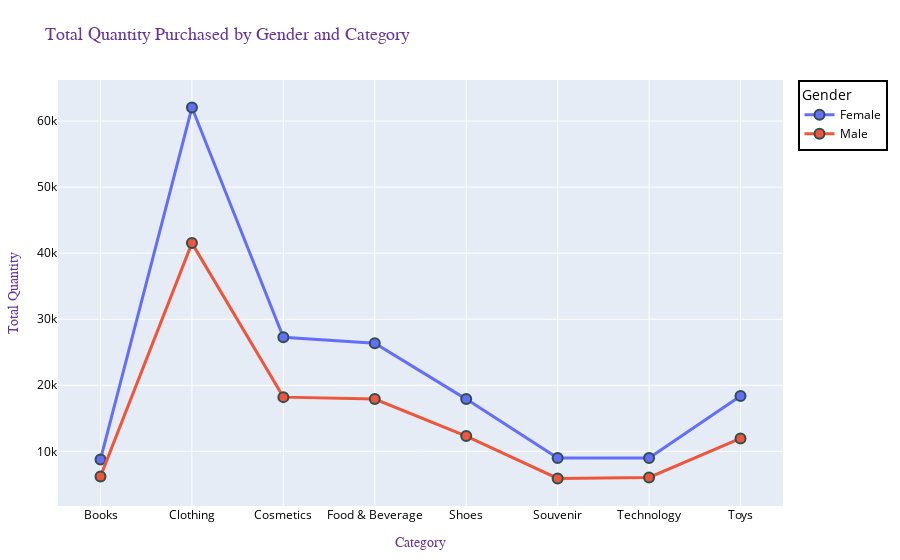

Write notebook code for a chart like this one.
### Markdown cell above
## Total Quantity Purchased By Gender Category

### Code cell
df = pd.DataFrame(data)

agg_data = df.groupby(['Gender', 'Category'], as_index=False).agg({'Quantity': 'sum'})

fig = px.line(agg_data, x='Category', y='Quantity', color='Gender', markers=True,
              title='Total Quantity Purchased by Gender and Category',
              line_shape='linear',  
              color_discrete_sequence=px.colors.qualitative.Plotly)  

fig.update_layout(
    xaxis_title='Category',
    yaxis_title='Total Quantity',
    legend_title='Gender',
    xaxis=dict(
        tickmode='array',
        tickvals=agg_data['Category'].unique(),
        ticktext=agg_data['Category'].unique(),
        title_font=dict(size=14, family='Arial', color='RebeccaPurple'),
        tickfont=dict(size=12, color='black'),
    ),
    yaxis=dict(
        title='Total Quantity',
        title_font=dict(size=14, family='Arial', color='RebeccaPurple'),
        tickfont=dict(size=12, color='black')
    ),
    title_font=dict(size=18, family='Arial', color='RebeccaPurple'),
    legend=dict(
        title='Gender',
        font=dict(size=12, color='black'),
        bordercolor='Black',
        borderwidth=2
    ),
    margin=dict(l=50, r=50, t=80, b=50)  
)

fig.update_traces(
    marker=dict(size=10, line=dict(width=2, color='DarkSlateGrey')),
    line=dict(width=3),
    hoverinfo='text+name+x+y',
    hovertemplate='<b>Category:</b> %{x}<br><b>Quantity:</b> %{y}<br><b>Gender:</b> %{color}<extra></extra>'
)

fig.update_traces(
    mode='lines+markers+text',
    textposition='top center'
)


fig.update_traces(
    hovertemplate='<b>Category:</b> %{x}<br><b>Quantity:</b> %{y}<br><b>Gender:</b> %{color}<extra></extra>'
)
fig.show()

### Figure 1 — Plotly figure (JSON) as saved in the notebook; plotly's stock layout.template omitted (floating-point values rounded to 4 significant figures)
{"data": [{"hoverinfo": "text+name+x+y", "hovertemplate": "<b>Category:</b> %{x}<br><b>Quantity:</b> %{y}<br><b>Gender:</b> %{color}<extra></extra>", "legendgroup": "Female", "line": {"color": "#636EFA", "dash": "solid", "shape": "linear", "width": 3}, "marker": {"line": {"color": "DarkSlateGrey", "width": 2}, "size": 10, "symbol": "circle"}, "mode": "lines+markers+text", "name": "Female", "orientation": "v", "showlegend": true, "textposition": "top center", "type": "scatter", "x": ["Books", "Clothing", "Cosmetics", "Food & Beverage", "Shoes", "Souvenir", "Technology", "Toys"], "xaxis": "x", "y": [8776, 62039, 27261, 26362, 17906, 8976, 8977, 18362], "yaxis": "y"}, {"hoverinfo": "text+name+x+y", "hovertemplate": "<b>Category:</b> %{x}<br><b>Quantity:</b> %{y}<br><b>Gender:</b> %{color}<extra></extra>", "legendgroup": "Male", "line": {"color": "#EF553B", "dash": "solid", "shape": "linear", "width": 3}, "marker": {"line": {"color": "DarkSlateGrey", "width": 2}, "size": 10, "symbol": "circle"}, "mode": "lines+markers+text", "name": "Male", "orientation": "v", "showlegend": true, "textposition": "top center", "type": "scatter", "x": ["Books", "Clothing", "Cosmetics", "Food & Beverage", "Shoes", "Souvenir", "Technology", "Toys"], "xaxis": "x", "y": [6206, 41519, 18204, 17915, 12311, 5895, 6044, 11959], "yaxis": "y"}], "layout": {"legend": {"bordercolor": "Black", "borderwidth": 2, "font": {"color": "black", "size": 12}, "title": {"text": "Gender"}, "tracegroupgap": 0}, "margin": {"b": 50, "l": 50, "r": 50, "t": 80}, "title": {"font": {"color": "RebeccaPurple", "family": "Arial", "size": 18}, "text": "Total Quantity Purchased by Gender and Category"}, "xaxis": {"anchor": "y", "domain": [0, 1], "tickfont": {"color": "black", "size": 12}, "tickmode": "array", "ticktext": ["Books", "Clothing", "Cosmetics", "Food & Beverage", "Shoes", "Souvenir", "Technology", "Toys"], "tickvals": ["Books", "Clothing", "Cosmetics", "Food & Beverage", "Shoes", "Souvenir", "Technology", "Toys"], "title": {"font": {"color": "RebeccaPurple", "family": "Arial", "size": 14}, "text": "Category"}}, "yaxis": {"anchor": "x", "domain": [0, 1], "tickfont": {"color": "black", "size": 12}, "title": {"font": {"color": "RebeccaPurple", "family": "Arial", "size": 14}, "text": "Total Quantity"}}}}
